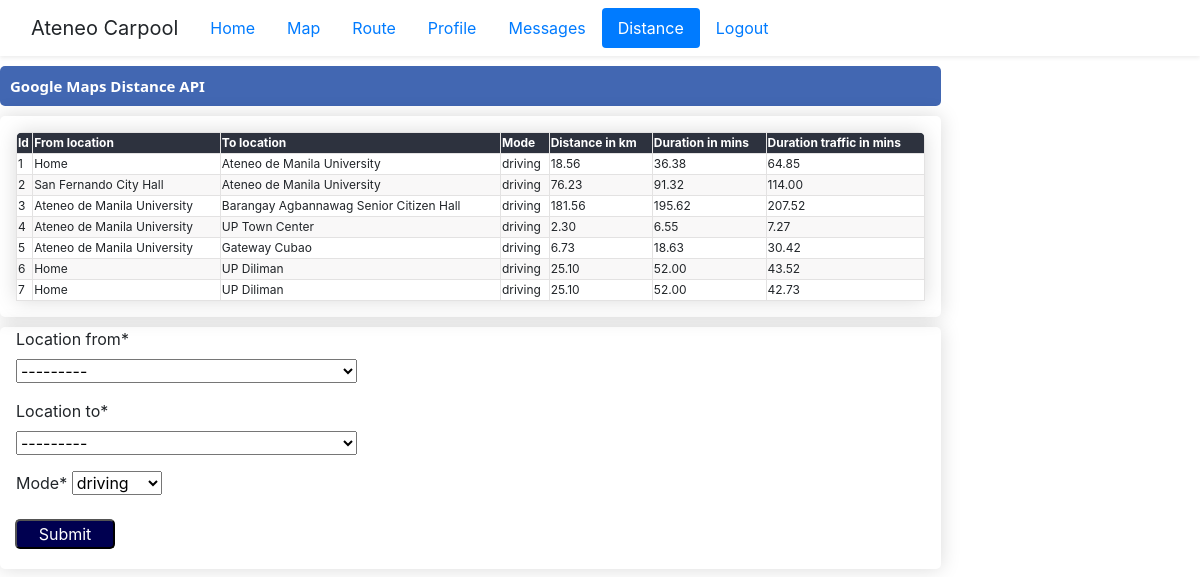
/distance, run on an earlier commit of the app's database.
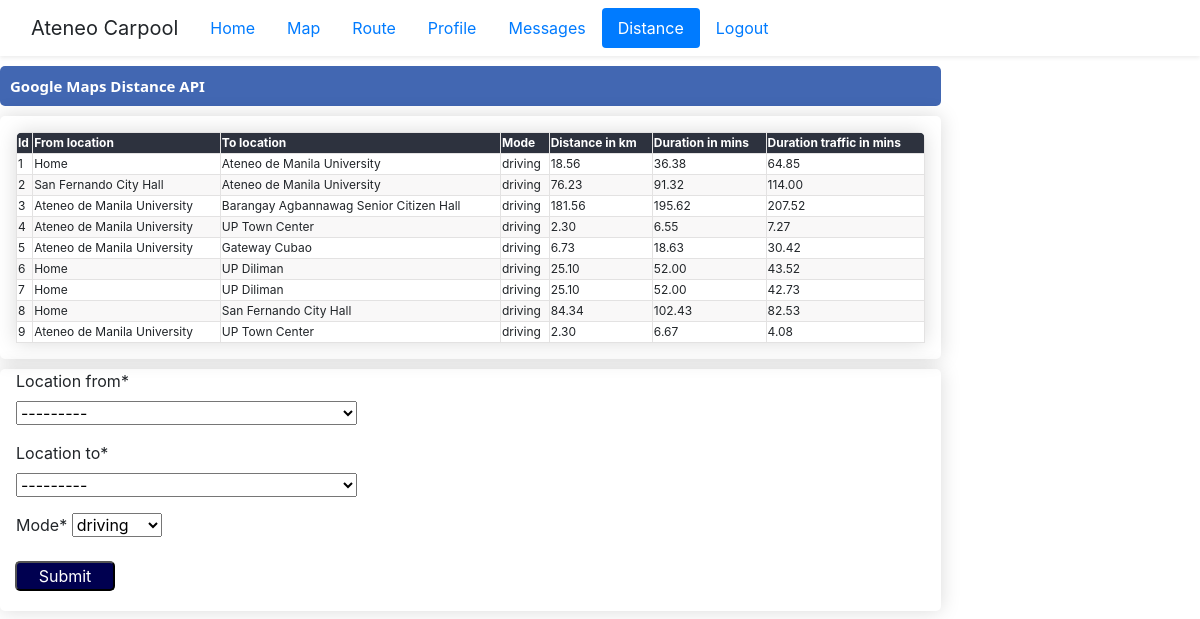
And on a later commit of the database.
### project_content/models.py (models this page shows, shortened)
class Distances (models.Model):
    from_location = models.ForeignKey(Locations, related_name = 'from_location', on_delete=models.CASCADE)
    to_location = models.ForeignKey(Locations, related_name = 'to_location', on_delete=models.CASCADE)
    mode = models.CharField(max_length=200, blank=True, null=True)
    distance_km = models.DecimalField(max_digits=10, decimal_places=2)
    duration_mins = models.DecimalField(max_digits=10, decimal_places=2)
    duration_traffic_mins = models.DecimalField(max_digits=10, decimal_places=2,blank=True, null=True)
    created_at = models.DateTimeField(auto_now_add=True,blank=True, null=True)
    edited_at = models.DateTimeField(auto_now=True)

class Locations(models.Model):
    name = models.CharField(max_length=500)
    zipcode = models.CharField(max_length=200, blank=True, null=True)
    city = models.CharField(max_length=200, blank=True, null=True)
    country = models.CharField(max_length=200, blank=True, null=True)
    address = models.CharField(max_length=200, blank=True, null=True)
    created_at = models.DateTimeField(auto_now_add=True, blank=True, null=True)
    edited_at = models.DateTimeField(auto_now=True)
    lat = models.CharField(max_length=200,blank=True, null=True)
    lng = models.CharField(max_length=200,blank=True, null=True)
    place_id = models.CharField(max_length=200,blank=True, null=True)
    def __str__(self):
        return self.name

### project_content/views.py (the view, shortened to what this page needs)
# urls.py: path("distance", DistanceView.as_view(), name='distance'),
class DistanceView(View):
    template_name = "project_content/distance.html"
    def get(self, request):
        form = DistanceForm
        distances = Distances.objects.all()
        context = {
            'form':form,
            'distances':distances
        }
        return render(request, self.template_name, context)

### project_content/templates/project_content/distance.html (shortened to what this page needs)
{% extends 'project_content/base.html' %}
{% load crispy_forms_tags %}
{% block content %}
<div class="pageholder">
    <div class="titleholder">
        <div class="title"> Google Maps Distance API </div>
    </div>
    <div class="linkholder">
        {% if distances.count == 0 %}
            <div> No data available </div>
        {% else %}
            <table id="ourtable3" class="myTable m-3">
                <thead>
                    <tr>
                        <th>Id</th>
                        <th>From location</th>
                        <th>To location</th>
                        <th>Mode</th>
                        <th>Distance in km</th>
                        <th>Duration in mins</th>
                        <th>Duration traffic in mins</th>
                    </tr>
                </thead>
                <tbody>
                    {% for a in distances %}
                    <tr>
                        <td> {{a.id}} </td>
                        <td> {{a.from_location}} </td>
                        <td> {{a.to_location}} </td>
                        <td> {{a.mode}} </td>
                        <td> {{a.distance_km}} </td>
                        <td> {{a.duration_mins}} </td>
                        <td> {{a.duration_traffic_mins}} </td>
                    </tr>
                    {% endfor%}
                </tbody>
            </table>
        {% endif %}
     </div>
     <form method="post">
        <div class="linkholder">
            <div class="form1 ml-3"> {{form.from_location|as_crispy_field}} </div>
            <div class="form1 ml-3"> {{form.to_location|as_crispy_field}} </div>
            <div class="form1 ml-3"> {{form.mode|as_crispy_field}} </div>
            <button class="ourbutton" type="submit"> Submit </button>
        </div>
    </form>
</div>
{% endblock %}

### project_content/templates/project_content/base.html (shortened to what this page needs)
{% load static %}
<!DOCTYPE html>
<html lang="en">
<head>
    <link rel="stylesheet" type="text/css" href="{% static 'project_content/main.css'%}">
    <link rel="stylesheet" type="text/css" href="https://cdn.datatables.net/1.11.5/css/jquery.dataTables.css">
    <link rel="stylesheet" href="https://stackpath.bootstrapcdn.com/bootstrap/4.1.3/css/bootstrap.min.css">
</head>
<body>
    <nav class="navbar navbar-expand-lg navbar-light bg-body-tertiary shadow-sm">
        <div class="container-fluid">
          <a class="navbar-brand">Ateneo Carpool</a>
          <div class="collapse navbar-collapse" id="navbarSupportedContent">
            {% block nav_pills %}
            <ul class="nav nav-pills">
                <li class="nav-item">
                    <a class="nav-link {% if request.resolver_match.url_name == 'home' %}active{% endif %}" href="{% url 'home' %}">Home</a>
                </li>
                <li class="nav-item">
                    <a class="nav-link {% if request.resolver_match.url_name == 'map' %}active{% endif %}" href="{% url 'map' %}">Map</a>
                </li>
                <li class="nav-item">
                    <a class="nav-link {% if request.resolver_match.url_name == 'my_route_view' %}active{% endif %}" href="{% url 'my_route_view' %}">Route</a>
                </li>
                <li class="nav-item">
                    <a class="nav-link {% if request.resolver_match.url_name == 'profile' %}active{% endif %}" href="{% url 'profile' %}">Profile</a>
                </li>
                <li class="nav-item">
                    <a class="nav-link {% if request.resolver_match.url_name == 'create-room' or request.resolver_match.url_name == 'room' %}active{% endif %}" href="{% url 'create-room' %}">Messages</a>
                </li>
                <li class="nav-item">
                    <a class="nav-link {% if request.resolver_match.url_name == 'distance' %}active{% endif %}" href="{% url 'distance' %}">Distance</a>
                </li>
                <li class="nav-item">
                    <a class="nav-link {% if request.resolver_match.url_name == 'user-logout' %}active{% endif %}" href="{% url 'user-logout' %}">Logout</a>
                </li>
            </ul>
            {% endblock nav_pills %}
          </div>
        </div>
      </nav>
{% block content %}
{% endblock content %}
</body>
</html>

### project_content/static/project_content/main.css (style rules this page uses)
.myTable { font-size: 12px; min-width: 400px; overflow: hidden; border-radius: 7px 7px 0 0; box-shadow: 0 0 20px rgba(0, 0, 0, .15); }
.myTable th { background-color: #2D323E; color: white; font-weight: bold; }
.myTable td, .myTable th { border: 0.01em solid #e3e2e2; }
.myTable tr:nth-child(even) { background-color: #f9f8f8; }
.pageholder, form { display: flex; flex-direction: column; justify-content: center; width: 80%; }
.titleholder, .linkholder { display: flex; margin-top: 10px; width: 98%; border-radius: 5px; }
.ourbutton { margin-right: 10px; height: 30px; width: 100px; margin-left: 15px; margin-bottom: 20px; border-radius: 5px; background-color: rgb(0, 0, 80); color: white }
.form1 { width: 30%; }
form { width:100%; }
.titleholder { display: 'flex'; justify-content:'space-between'; background-color: #4267B2; align-items: center; height: 40px; }
.linkholder { box-shadow: 0 0 20px rgba(0, 0, 0, .15); flex-direction: column; }
.title { color: white; margin-left: 10px; font-weight: bold; font-size: 15px; font-family: 'Segoe UI', Tahoma, Geneva, Verdana, sans-serif; }

What changed in the data, as far as the page shows it:
added Distances: id "8", from_location "Home", to_location "San Fernando City Hall", mode "driving", distance_km "84.34", duration_mins "102.43", duration_traffic_mins "82.53"
added Distances: id "9", from_location "Ateneo de Manila University", to_location "UP Town Center", mode "driving", distance_km "2.30", duration_mins "6.67", duration_traffic_mins "4.08"
